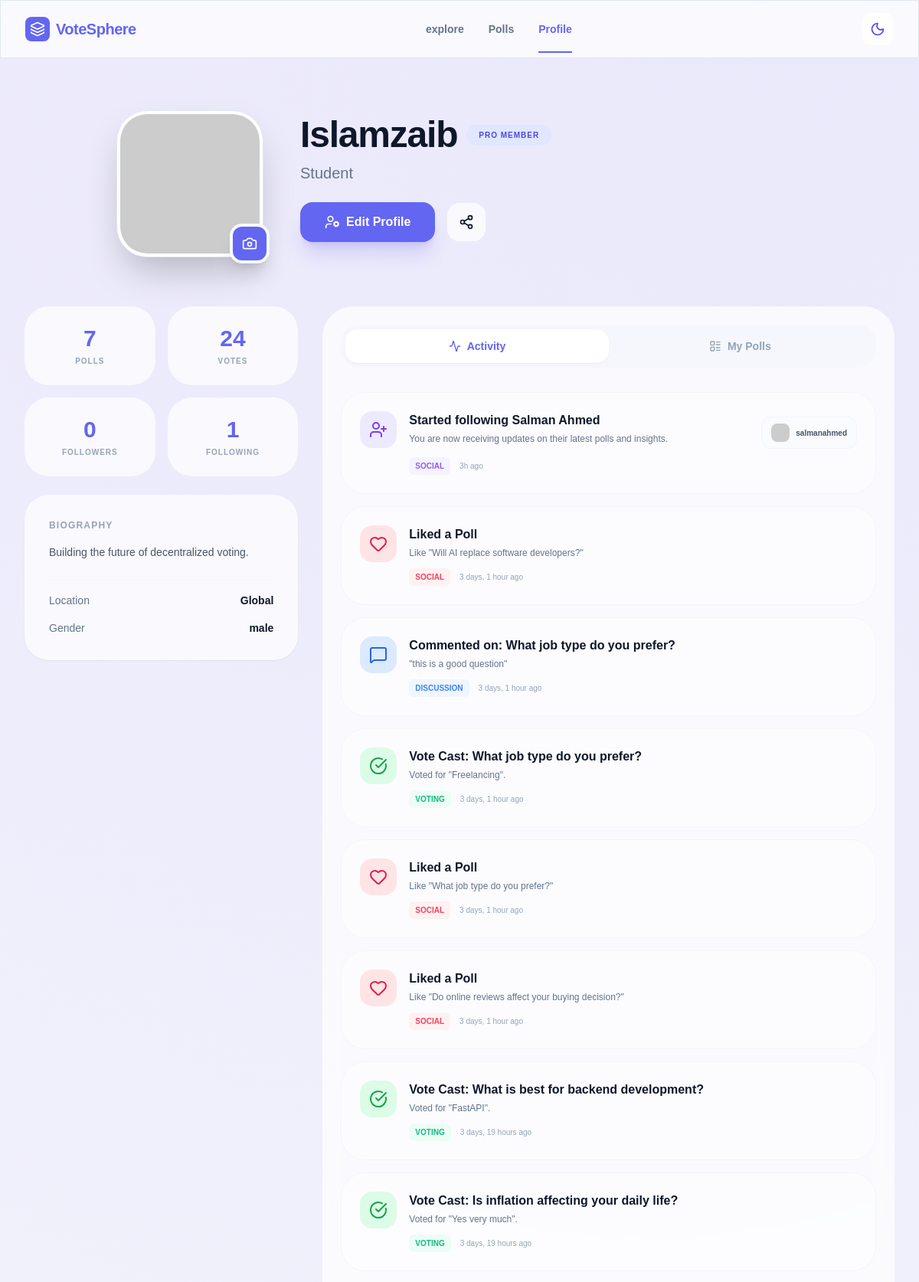
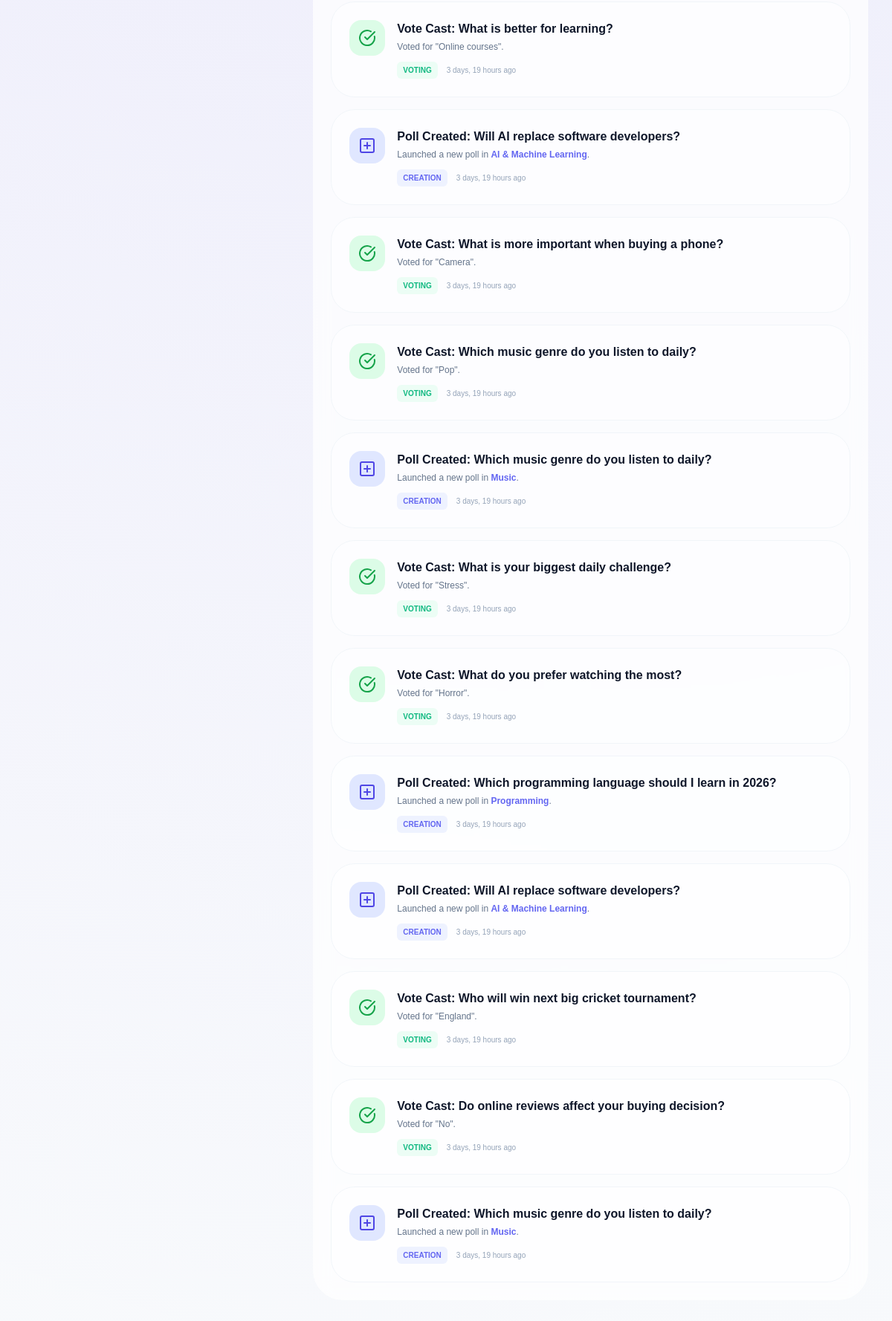
Before: /user/profile (signed in) with the older database file (2 pictures, top to bottom).
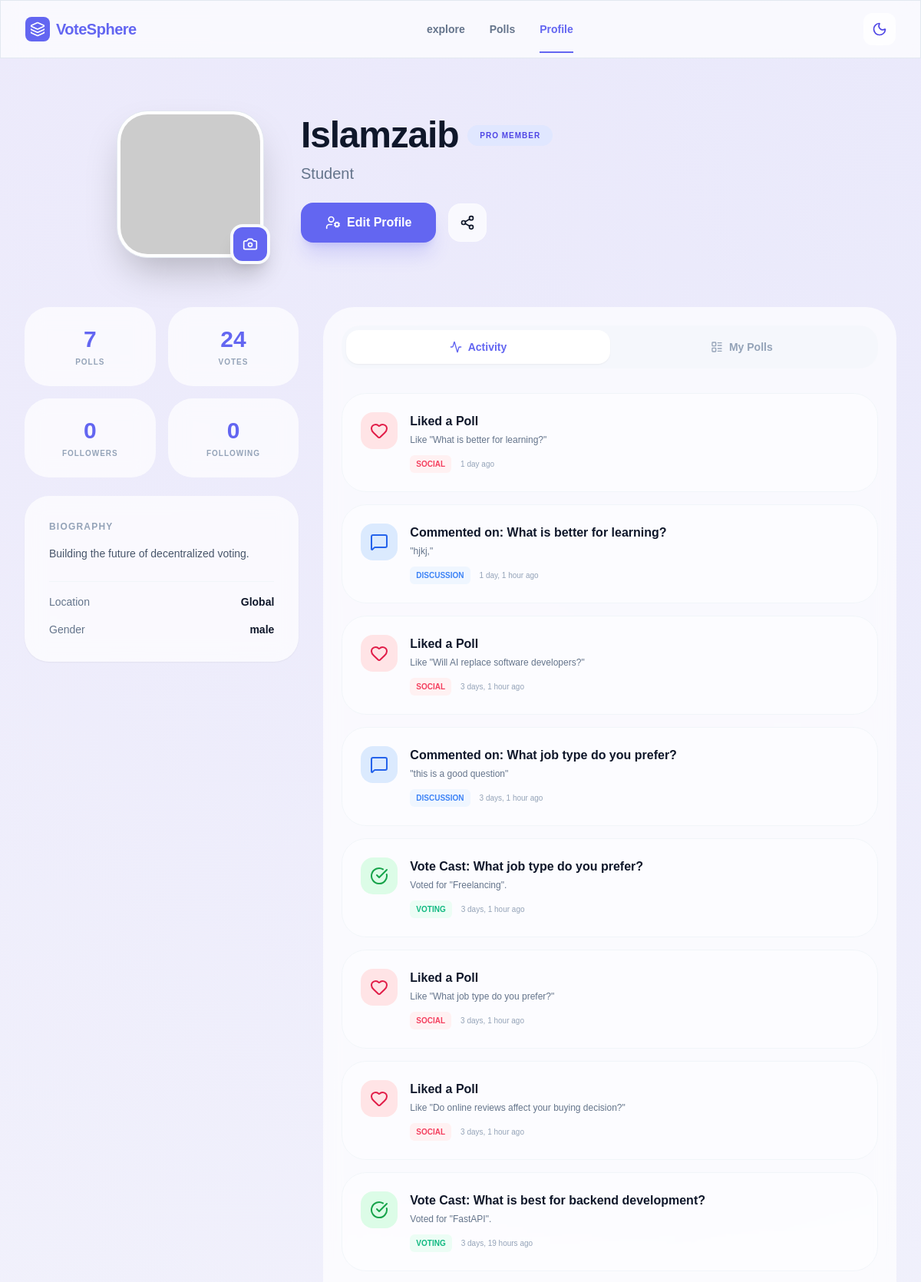
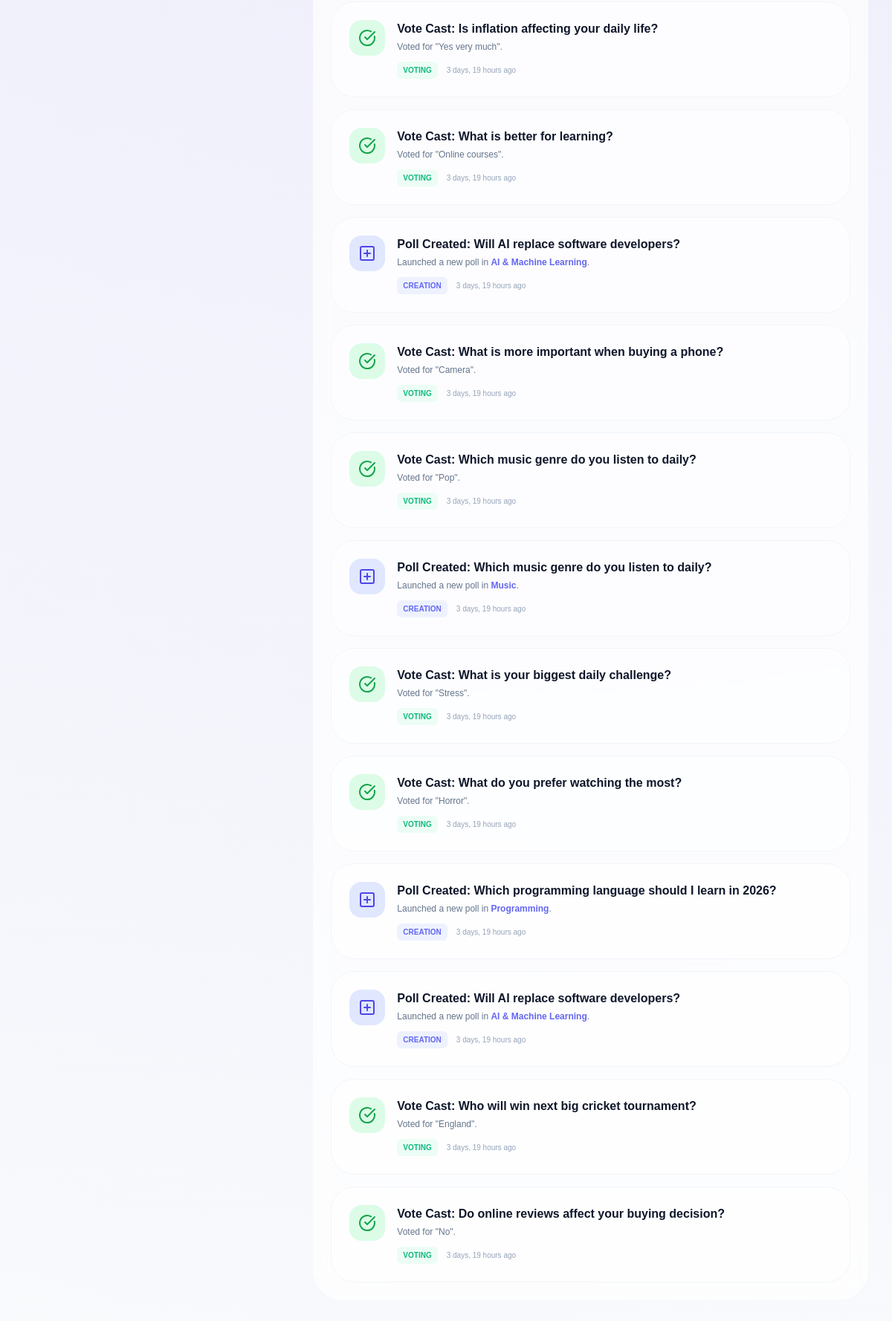
After: the same page with the newer database file (2 pictures, top to bottom).
### Comments_Likes/models.py (models this page shows)
class Folowers(models.Model):
    user_folow = models.ForeignKey(User,on_delete=models.CASCADE,related_name="uer_folow")
    folower = models.ForeignKey(User,on_delete=models.CASCADE)
    created_at =models.DateTimeField(auto_now_add=True)

class PostLikes(models.Model):
    user_id = models.ForeignKey(User,on_delete=models.CASCADE)
    q_id = models.ForeignKey(Question,on_delete=models.CASCADE)
    created_at = models.DateTimeField(auto_now_add=True)

class Comments(models.Model):
    text = models.TextField(null=False)
    q_id = models.ForeignKey(Question,on_delete=models.CASCADE)
    user_id = models.ForeignKey(User,on_delete=models.CASCADE)
    created_at = models.DateTimeField(auto_now_add=True)

### questonaries/models.py (models this page shows)
class Question(models.Model):
    ques = models.TextField(null=False)
    q_desc = models.TextField(null=True)
    expiry = models.DateTimeField()
    hashtags = models.TextField(null=True)
    img = models.ImageField(
        upload_to='images/Ques_Covers/%Y/%m/%d/',
        validators=[FileExtensionValidator(
            allowed_extensions=['jpg','jpeg','png','webp', 'gif'],
            message="Only this image formates are allowed: jpg, jpeg, gif, png, webp.")],
          blank=True, null=True
        )
    u_id = models.ForeignKey(User,on_delete=models.CASCADE)
    cat_id = models.ForeignKey(Category,on_delete=models.PROTECT)
    created_at= models.DateTimeField(auto_now_add=True)

class Vote_Click(models.Model):
    opt_id = models.ForeignKey(options,on_delete=models.CASCADE)
    user_id = models.ForeignKey(User,on_delete=models.CASCADE)
    created_at= models.DateTimeField(auto_now_add=True)

class options(models.Model):
    option = models.TextField(null=False)
    o_desc = models.TextField(null=True)
    q_id = models.ForeignKey(Question,on_delete=models.CASCADE)
    created_at= models.DateTimeField(auto_now_add=True)

class Category(models.Model):
    category = models.CharField(max_length=200)

### users/views.py (the view)
def profile_view(req):
    try:
        profile = UserProfile.objects.get(user_id=req.user)
    except UserProfile.DoesNotExist:
        profile = None
    now = timezone.now()
    active_pole = Question.objects.filter(u_id=req.user, expiry__gt=now)
    vote = Vote_Click.objects.filter(user_id=req.user)
    comm = Comments.objects.filter(user_id=req.user)
    like = PostLikes.objects.filter(user_id=req.user)
    folow = Folowers.objects.filter(folower=req.user)
    folowers=Folowers.objects.filter(user_folow=req.user).count()
    folowings=folow.count()
    t_pole = active_pole.count()
    latest_activities = list(active_pole) + list(vote) + list(comm) + list(like) + list(folow)
    for obj in latest_activities:
        if isinstance(obj, Question):
            obj.type = "question"
        elif isinstance(obj, Vote_Click):
            obj.type = "vote"
        elif isinstance(obj, Comments):
            obj.type = "comment"
        elif isinstance(obj, PostLikes):
            obj.type = "like"
        elif isinstance(obj, Folowers):
            obj.type = "follow"
    latest_activities.sort(key=lambda x: x.created_at, reverse=True)
    latest_activities = latest_activities[:20]
    my_polls=[]
    for q in active_pole:
        option=options.objects.filter(q_id=q.id)
        total_vote = Vote_Click.objects.filter(opt_id__q_id=q.id).count()
        option_array=[]
        for opt in option:
            t_opt=Vote_Click.objects.filter(opt_id=opt.id).count()
            opt_pers = (t_opt / total_vote * 100) if total_vote > 0 else 0
            print("tvote: ", total_vote)
            print("topt: ", t_opt)
            option_array.append({
                    'opt_data':opt,
                    'opt_pers':opt_pers
                })
        my_polls.append({
            'ques':q,
            'options':option_array
        })
    vote_cast = 0
    for q in active_pole:
        vote_cast += Vote_Click.objects.filter(opt_id__q_id=q.id).count()
    context = {
        'profile': profile,
        'my_polls': my_polls,
        'pole': t_pole,
        'votes': vote_cast,
        'latest_activities':latest_activities,
        'folowers':folowers,
        'folowing':folowings
    }
    return render(req, "users/profile.html", context)

### users/Templates/users/profile.html (shortened to what the changed rows need)
{% load static %}
<!DOCTYPE html>
<html lang="en" class="scroll-smooth">
<head>
    <link href="{% static 'home/links/font.css' %}" rel="stylesheet">
    <script src="{% static 'home/links/tailwind.css' %}"></script>
</head>
<body class="bg-[#f8fafc] dark:bg-slate-950 text-slate-900 dark:text-slate-100 transition-colors duration-300 profile-header-gradient min-h-screen pb-20 md:pb-12">
    <main class="pt-24 md:pt-36 px-4 sm:px-6 lg:px-8 max-w-7xl mx-auto">
        <div class="mb-10 md:mb-16 flex justify-center">
            <div class="flex flex-col md:flex-row items-center md:items-start gap-6 md:gap-12 w-full max-w-4xl">
                <div class="flex-1 text-center md:text-left pt-2 w-full">
                    <div class="flex flex-col md:flex-row md:items-center gap-3 mb-3">
                        <h1 class="text-3xl md:text-5xl font-black text-slate-900 dark:text-white tracking-tight">{{profile.user_id.first_name}} {{profile.user_id.last_name}}</h1>
                    </div>
                </div>
            </div>
        </div>
        <div class="grid grid-cols-1 lg:grid-cols-12 gap-8">
            <div class="lg:col-span-4 space-y-6">
                <div class="grid grid-cols-2 gap-4">
                    <div class="glass p-6 rounded-[2rem] border-none text-center">
                        <span class="block text-3xl font-black text-primary">{{folowing|default:'0'}}</span>
                        <span class="text-[10px] font-bold text-slate-400 uppercase tracking-widest mt-1 block">Following</span>
                    </div>
                </div>
            </div>
            <div class="lg:col-span-8">
                <div class="glass rounded-[2.5rem] p-4 md:p-6 border-none min-h-[600px] flex flex-col">
                    <div id="content-activity" class="tab-content space-y-4">
                        {% for act in latest_activities %}
                        {% if act.type == 'question' %}
                        <div class="p-6 rounded-[2rem] bg-white/40 dark:bg-slate-800/20 border border-slate-100 dark:border-slate-800 flex flex-col sm:flex-row gap-4 hover:bg-white/60 transition-colors">
                            <div class="w-12 h-12 rounded-2xl bg-indigo-100 dark:bg-indigo-900/30 flex items-center justify-center text-indigo-600 shrink-0"><i data-lucide="plus-square" class="w-6 h-6"></i></div>
                            <div>
                                <h4 class="font-bold text-slate-900 dark:text-white">Poll Created: {{act.ques}}</h4>
                                <p class="text-xs text-slate-500 mt-1 mb-3">Launched a new poll in <span class="text-indigo-500 font-semibold">{{act.cat_id.category}}</span>.</p>
                                <div class="flex items-center gap-3"><span class="text-[10px] font-bold text-indigo-500 bg-indigo-50 dark:bg-indigo-900/20 px-2 py-1 rounded-md uppercase">Creation</span><span class="text-[10px] font-medium text-slate-400">{{ act.created_at|timesince }} ago</span></div>
                            </div>
                        </div>
                        {% elif act.type == 'vote' %}
                        <div class="p-6 rounded-[2rem] bg-white/40 dark:bg-slate-800/20 border border-slate-100 dark:border-slate-800 flex flex-col sm:flex-row gap-4 hover:bg-white/60 transition-colors">
                            <div class="w-12 h-12 rounded-2xl bg-green-100 dark:bg-green-900/30 flex items-center justify-center text-green-600 shrink-0"><i data-lucide="check-circle" class="w-6 h-6"></i></div>
                            <div>
                                <h4 class="font-bold text-slate-900 dark:text-white">Vote Cast: {{act.opt_id.q_id.ques}}</h4>
                                <p class="text-xs text-slate-500 mt-1 mb-3">Voted for "{{act.opt_id.option}}".</p>
                                <div class="flex items-center gap-3"><span class="text-[10px] font-bold text-emerald-500 bg-emerald-50 dark:bg-emerald-900/20 px-2 py-1 rounded-md uppercase">Voting</span><span class="text-[10px] font-medium text-slate-400">{{act.created_at|timesince}} ago</span></div>
                            </div>
                        </div>
                        {% elif act.type == 'comment' %}
                        <div class="p-6 rounded-[2rem] bg-white/40 dark:bg-slate-800/20 border border-slate-100 dark:border-slate-800 flex flex-col sm:flex-row gap-4 hover:bg-white/60 transition-colors">
                            <div class="w-12 h-12 rounded-2xl bg-blue-100 dark:bg-blue-900/30 flex items-center justify-center text-blue-600 shrink-0"><i data-lucide="message-square" class="w-6 h-6"></i></div>
                            <div>
                                <h4 class="font-bold text-slate-900 dark:text-white">Commented on: {{act.q_id.ques}} </h4>
                                <p class="text-xs text-slate-500 mt-1 mb-3">"{{act.text|truncatechars:60}}"</p>
                                <div class="flex items-center gap-3"><span class="text-[10px] font-bold text-blue-500 bg-blue-50 dark:bg-blue-900/20 px-2 py-1 rounded-md uppercase">Discussion</span><span class="text-[10px] font-medium text-slate-400">{{act.created_at|timesince}} ago</span></div>
                            </div>
                        </div>
                        {% elif act.type == 'like' %}
                        <div class="p-6 rounded-[2rem] bg-white/40 dark:bg-slate-800/20 border border-slate-100 dark:border-slate-800 flex flex-col sm:flex-row gap-4 hover:bg-white/60 transition-colors">
                            <div class="w-12 h-12 rounded-2xl bg-rose-100 dark:bg-rose-900/30 flex items-center justify-center text-rose-600 shrink-0"><i data-lucide="heart" class="w-6 h-6"></i></div>
                            <div>
                                <h4 class="font-bold text-slate-900 dark:text-white">Liked a Poll</h4>
                                <p class="text-xs text-slate-500 mt-1 mb-3">Like "{{act.q_id.ques}}"</p>
                                <div class="flex items-center gap-3"><span class="text-[10px] font-bold text-rose-500 bg-rose-50 dark:bg-rose-900/20 px-2 py-1 rounded-md uppercase">Social</span><span class="text-[10px] font-medium text-slate-400">{{act.created_at|timesince}} ago</span></div>
                            </div>
                        </div>
                        {% elif act.type == 'follow' %}
                        <div class="p-6 rounded-[2rem] bg-white/40 dark:bg-slate-800/20 border border-slate-100 dark:border-slate-800 flex flex-col sm:flex-row gap-4 hover:bg-white/60 transition-colors group">
                            <div class="w-12 h-12 rounded-2xl bg-violet-100 dark:bg-violet-900/30 flex items-center justify-center text-violet-600 shrink-0">
                                <i data-lucide="user-plus" class="w-6 h-6"></i>
                            </div>
                            <div class="flex-1">
                                <div class="flex flex-col sm:flex-row sm:items-center justify-between gap-2">
                                    <div>
                                        <h4 class="font-bold text-slate-900 dark:text-white">Started following {{act.user_folow.first_name}} {{act.user_folow.last_name}}</h4>
                                        <p class="text-xs text-slate-500 mt-1 mb-3">You are now receiving updates on their latest polls and insights.</p>
                                    </div>
                                    <div class="flex items-center gap-2 px-3 py-2 bg-slate-50/50 dark:bg-slate-900/50 rounded-xl border border-slate-100 dark:border-slate-800 self-start sm:self-center">
                                        <img src="{% if act.user_folow.img %}{{act.user_folow.img.url}}{% else %}https://api.dicebear.com/7.x/avataaars/svg?seed={{act.user_folow.username}}{%endif%}" class="w-6 h-6 rounded-lg" alt="User">
                                        <span class="text-[10px] font-bold text-slate-600 dark:text-slate-400">{{act.user_folow.username}}</span>
                                    </div>
                                </div>
                                <div class="flex items-center gap-3 mt-1">
                                    <span class="text-[10px] font-bold text-violet-500 bg-violet-50 dark:bg-violet-900/20 px-2 py-1 rounded-md uppercase">Social</span>
                                    <span class="text-[10px] font-medium text-slate-400">3h ago</span>
                                </div>
                            </div>
                        </div>
                        {% endif %}
                        {% endfor %}
                    </div>
                </div>
            </div>
        </div>
    </main>
</body>
</html>

Changed rows visible on the page:
removed Folowers: user_folow.first_name "Salman", user_folow.last_name "Ahmed", user_folow.username "salmanahmed"
no longer on this page (row unchanged): Question: ques "Which music genre do you listen to daily?", cat_id.category "Music", created_at "3 days, 19 hours"
added PostLikes: q_id.ques "What is better for learning?", created_at "1 day"
added Comments: q_id.ques "What is better for learning?", text "hjkj,", created_at "1 day, 1 hour"
Other visible differences:
{{ folowing|default:'0' }}: "1" → "0"
